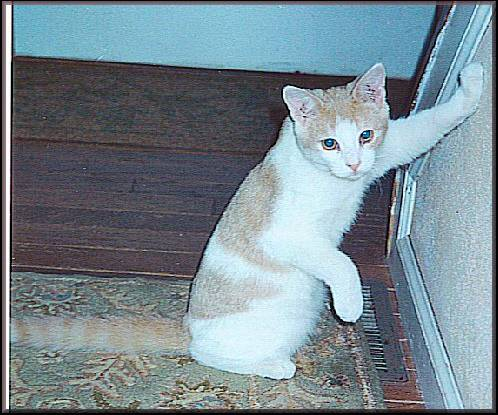
#> input picture photos/cats/cat.4001.jpg, 498 x 415 px
$ python -i feature_extraction.py   (imports and definitions only)
#> lines starting #> are read from the running program, lines starting #| are printed output that depends on the picture; after the words box and inside, x2 and y2 are one past the last pixel; in counts of white or black regions, pixels touching at a corner belong together
import cv2
import numpy as np
import pandas as pd

#Import relative path to image (must be as string)
#Format of list - [corners value, orb value, edge value]
def extractFeatures(imgString):
#> called with imgString = 'photos/cats/cat.4001.jpg'
    features = []
    #FEATURE EXTRACTION - CORNERS
    img = cv2.imread(imgString)
#> img is the input picture: shape (415, 498, 3); mean B, G, R 145.6, 136.8, 120.5
    gray = cv2.cvtColor(img, cv2.COLOR_BGR2GRAY)
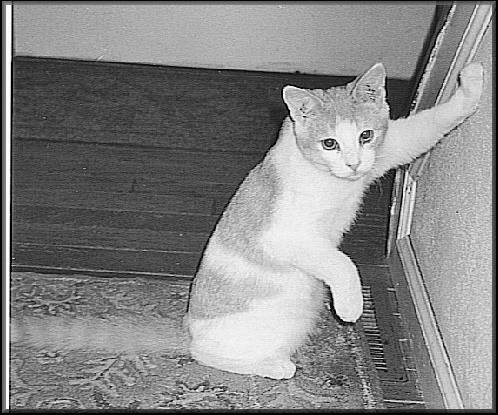
#> gray: shape (415, 498); min 0, max 255, mean 132.9
    gray = np.float32(gray)
    dst = cv2.cornerHarris(gray,5,3,0.04)
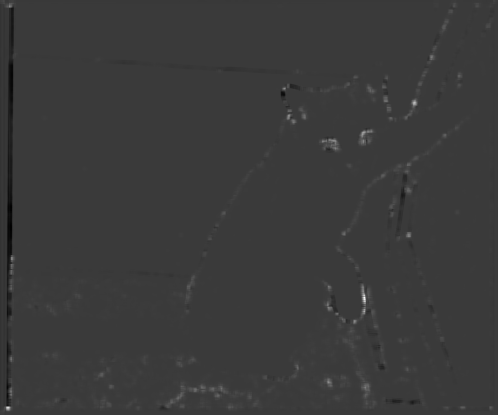
#> dst: shape (415, 498) float32; min -26091842, max 87383408, mean 137994.2; drawn with min black and max white
    #threshold for determining whether a corner exists
    ret, dst = cv2.threshold(dst,0.1*dst.max(),255,0)
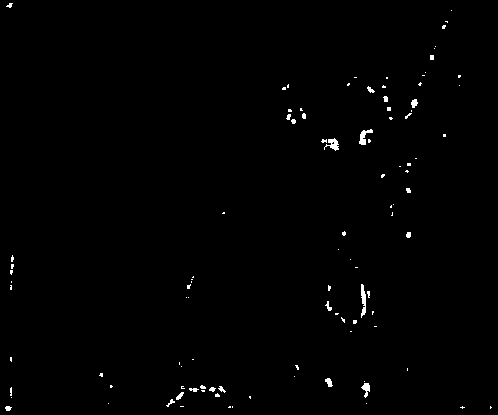
#> dst: shape (415, 498) float32; 0.68% white; 103 white regions (81 under 20 px), largest, box (x1, y1, x2, y2) and area: (361, 284, 366, 318) 115, (359, 129, 373, 145) 100, (324, 138, 339, 151) 97
#> ret = 8738340.8
    dst = np.uint8(dst)
    ret, labels, stats, centroids = cv2.connectedComponentsWithStats(dst)
#> labels: shape (415, 498) int32; 104 distinct labels, from 0 to 103
#> ret = 104; stats = 104 rows, first 6: [0, 0, 498, 415, 205255], [6, 3, 7, 5, 20], [451, 10, 1, 1, 1], [445, 21, 3, 2, 4], [442, 25, 4, 4, 13], [435, 46, 1, 1, 1]; centroids = 104 pairs, first value 7.73 to 490.2, second value 4.95 to 407.9
    criteria = (cv2.TERM_CRITERIA_EPS + cv2.TERM_CRITERIA_MAX_ITER, 100, 0.001)
    #corners are created here
    corners = cv2.cornerSubPix(gray,np.float32(centroids),(5,5),(-1,-1),criteria)
#> corners = 104 pairs, first value 7.64 to 492.7, second value 2.33 to 409.4
    img[dst>0.1*dst.max()]=[0,0,255]
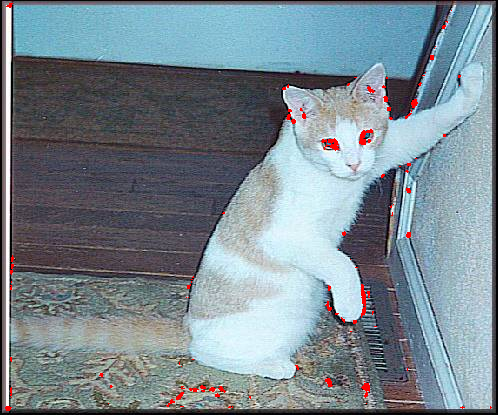
#> img: shape (415, 498, 3); 0.68% of pixels changed, all inside (x1, y1, x2, y2) = (5, 3, 492, 411)
    #add number of corners to list
    features.append(len(corners))

    #FEATURE EXTRACTION -
    img = cv2.imread(imgString, 0)
#> img: shape (415, 498); min 0, max 255, mean 132.9
    # Initiate detector and find ORB keypoints
    orb = cv2.ORB_create()
    kp = orb.detect(img,None)
#> kp = 499 keypoints; strongest (x, y, size): (364, 297, 31), (363, 299, 31), (361, 135, 31), (363, 293, 31)
    # compute the descriptors with ORB
    kp, des = orb.compute(img, kp)
    #add number of keypoints to list
    features.append(len(kp))

    #FEATURE EXTRACTION - CANNY EDGE DETECTION
    img = cv2.imread(imgString, 0)
    edges = cv2.Canny(img,100,200)
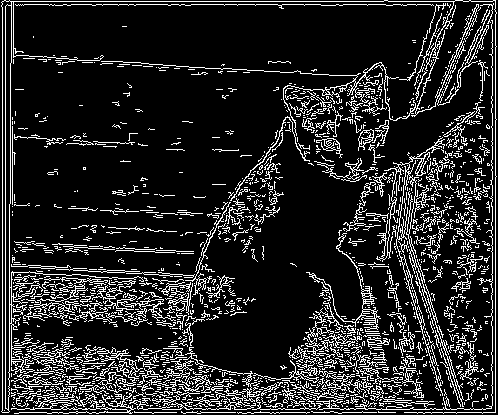
#> edges: shape (415, 498); 15% white in thin lines or dots
    features.append(len(edges))
    return features

def createDF():
    listofvals = []
    for x in range(4001,4051):
        string = 'photos/cats/cat.' + str(x) + '.jpg'
        listofvals.append(extractFeatures(string))
    dfCats = pd.DataFrame(listofvals)
    dfCats.columns = ['Corners', 'Keypoints', 'Edges']
    #Labels for classifier, if 0 image is cat, if 1 image is dog
    dfCats['Label'] = 0

    listofvals = []
    for x in range(4001,4051):
        string = 'photos/dogs/dog.' + str(x) + '.jpg'
        listofvals.append(extractFeatures(string))
    dfDogs = pd.DataFrame(listofvals)
    dfDogs.columns = ['Corners', 'Keypoints', 'Edges']
    #Labels for classifier, if 0 image is cat, if 1 image is dog
    dfDogs['Label'] = 1

    #Concat DataFrames
    frames = [dfCats, dfDogs]
    finaldf = pd.concat(frames)
    finaldf = finaldf.reset_index()
    finaldf = finaldf.drop(['index'], axis=1)
    return finaldf

>>> result = extractFeatures('photos/cats/cat.4001.jpg')
#> result = [104, 499, 415]

$ run again, on photos/cats/cat.4003.jpg
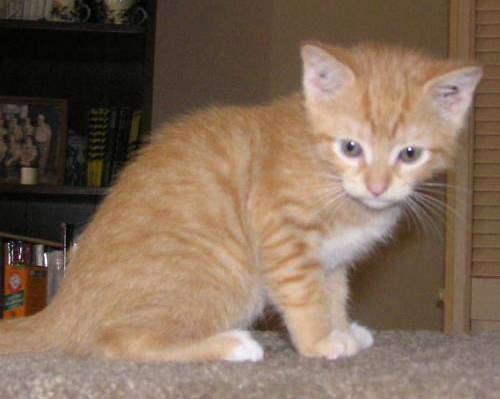
#> input picture photos/cats/cat.4003.jpg, 500 x 399 px
#> in extractFeatures, img is the input picture: shape (399, 500, 3); mean B, G, R 88.4, 106.9, 128.8
#> in extractFeatures, `ret, dst = cv2.threshold(dst,0.1*dst.max(),255,0)`:
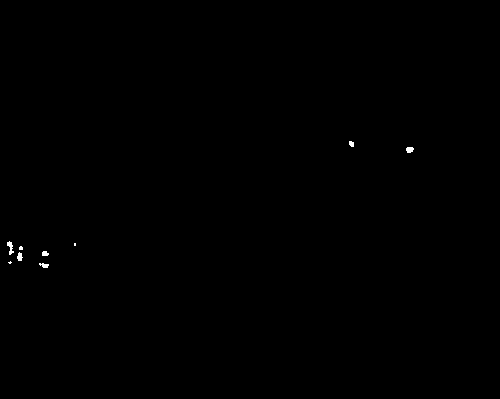
#> dst: shape (399, 500) float32; 0.12% white; 9 white regions (3 under 20 px), largest, box (x1, y1, x2, y2) and area: (7, 241, 14, 255) 50, (406, 147, 414, 153) 39, (17, 252, 23, 261) 37, (39, 263, 49, 268) 33, (42, 251, 49, 256) 29, (349, 141, 354, 147) 25
#> in extractFeatures, `ret, dst = cv2.threshold(dst,0.1*dst.max(),255,0)`: ret = 2593100.4
#> labels: shape (399, 500) int32; 10 distinct labels, from 0 to 9
#> in extractFeatures, `ret, labels, stats, centroids = cv2.connectedComponentsWithStats(dst)`: ret = 10; stats = [[0, 0, 500, 399, 199260], [349, 141, 5, 6, 25], [406, 147, 8, 6, 39], [7, 241, 7, 14, 50], [74, 243, 2, 3, 6], [19, 246, 4, 4, 14], [42, 251, 7, 5, 29], [17, 252, 6, 9, 37], [8, 261, 4, 3, 7], [39, 263, 10, 5, 33]]; centroids = [[249.7, 199], [351.1, 143.4], [409.3, 149.3], [9.96, 247.2], [74.5, 244], [20.5, 247.7], [44.66, 253.2], [19.35, 256.4], [9.57, 262.1], [43.82, 264.9]]
#> corners = [[247.8, 199.9], [350.4, 143.2], [409.2, 149.8], [9.37, 242.3], [73.14, 242.7], [20.68, 246.8], [43.55, 252.3], [19.28, 257.8], [8.47, 263.6], [45.51, 266.3]]
#> kp = 472 keypoints; strongest (x, y, size): (45, 255, 31), (409, 149, 31), (46, 264, 31), (44, 254, 37.2)
#> in extractFeatures, `edges = cv2.Canny(img,100,200)`:
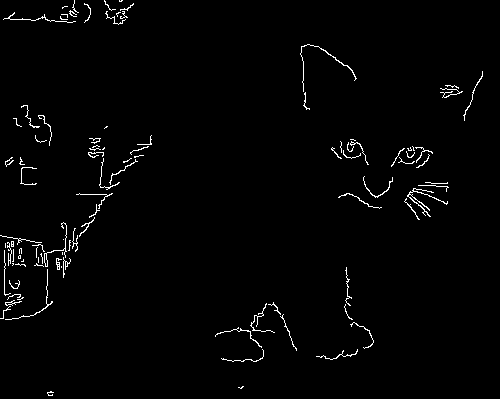
#> edges: shape (399, 500); 1.6% white in thin lines or dots
#> result = [10, 472, 399]

$ run again, on photos/cats/cat.4004.jpg
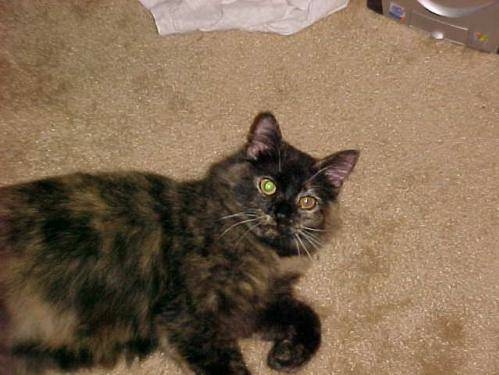
#> input picture photos/cats/cat.4004.jpg, 499 x 375 px
#> in extractFeatures, img is the input picture: shape (375, 499, 3); mean B, G, R 80.8, 104.1, 126.2
#> in extractFeatures, `ret, dst = cv2.threshold(dst,0.1*dst.max(),255,0)`:
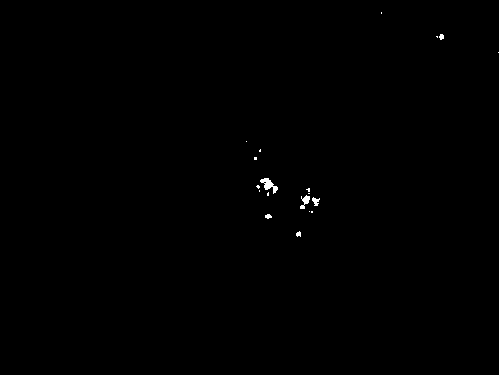
#> dst: shape (375, 499) float32; 0.2% white; 19 white regions (13 under 20 px), largest, box (x1, y1, x2, y2) and area: (260, 178, 278, 194) 125, (300, 195, 310, 209) 71, (312, 197, 320, 206) 42, (265, 214, 272, 219) 25, (439, 34, 444, 40) 23, (296, 231, 301, 237) 22
#> in extractFeatures, `ret, dst = cv2.threshold(dst,0.1*dst.max(),255,0)`: ret = 1001220.9
#> labels: shape (375, 499) int32; 20 distinct labels, from 0 to 19
#> in extractFeatures, `ret, labels, stats, centroids = cv2.connectedComponentsWithStats(dst)`: ret = 20; stats = 20 rows, first 6: [0, 0, 499, 375, 186760], [381, 12, 1, 2, 2], [439, 34, 5, 6, 23], [436, 36, 2, 2, 3], [498, 52, 1, 1, 1], [246, 141, 1, 1, 1]; centroids = 20 rows, first 8: [248.9, 187], [381, 12.5], [441.1, 36.39], [436.7, 36.33], [498, 52], [246, 141], [259.6, 150.2], [255, 158]
#> corners = 20 rows, first 8: [248.9, 187], [382.1, 14.78], [442.8, 37.14], [436.7, 36.33], [495.6, 53.47], [247.7, 142.6], [260.4, 149], [256.1, 159]
#> kp = 500 keypoints; strongest (x, y, size): (306, 200, 31), (268, 183, 31), (273, 188, 53.6), (274, 189, 44.6)
#> in extractFeatures, `edges = cv2.Canny(img,100,200)`:
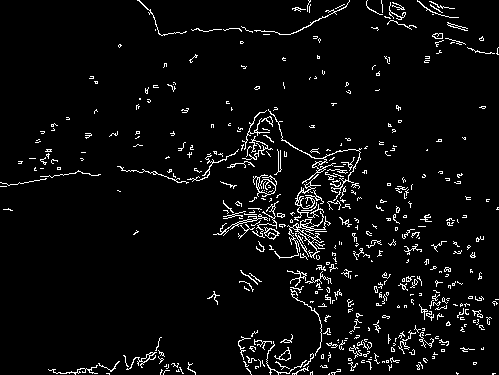
#> edges: shape (375, 499); 4.7% white in thin lines or dots
#> result = [20, 500, 375]
